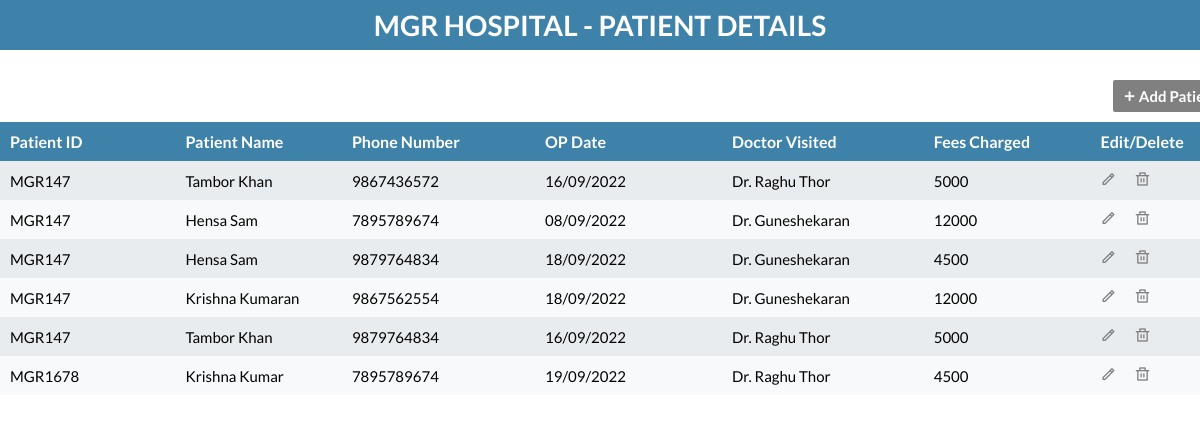
/pages/patient-details/index.php, run on the app's committed database.
### tables this page shows
CREATE TABLE `patient_details` (
  `serial_num` int(11) NOT NULL,
  `patient_id` varchar(15) NOT NULL,
  `patient_name` varchar(30) NOT NULL,
  `phone_number` varchar(15) NOT NULL,
  `op_date` varchar(10) NOT NULL,
  `doctor_visited` varchar(30) NOT NULL,
  `fees_charged` varchar(10) NOT NULL
);

### pages/patient-details/index.php (the view, shortened to what this page needs)
<?php
include 'header.php'; ?>
<div id="pd-add-bt"><a href="#add-details" id="button"><span>Add Patient Details</span></a></div>
<div id="pd-table">
	<table>
		<thead>
			<th>Patient ID</th>
			<th>Patient Name</th>
			<th>Phone Number</th>
			<th>OP Date</th>
			<th>Doctor Visited</th>
			<th>Fees Charged</th>
			<th>Edit/Delete</th>
		</thead>
		<tbody>
			<?php
			include('conn.php');
			$query = mysqli_query($conn, "select * from `patient_details`");
			while ($row = mysqli_fetch_array($query)) {
			?>
				<tr>
					<td><?php echo $row['patient_id']; ?></td>
					<td><?php echo $row['patient_name']; ?></td>
					<td><?php echo $row['phone_number']; ?></td>
					<td><?php echo $row['op_date']; ?></td>
					<td><?php echo $row['doctor_visited']; ?></td>
					<td><?php echo $row['fees_charged']; ?></td>
					<td>
						<a href="edit.php?id=<?php echo $row['serial_num']; ?>"><i class="ri ri-pencil-line" title="Edit"></i></a>
						<a href="delete.php?id=<?php echo $row['serial_num']; ?>"><i class="ri ri-delete-bin-line" title="Delete"></i></a>
					</td>
				</tr>
			<?php
			}
			?>
		</tbody>
	</table>
</div>
<?php include 'footer.php'; ?>

### pages/patient-details/header.php (shortened to what this page needs)
<!DOCTYPE html>
<html>
<head>
    <link href="https://cdn.jsdelivr.net/npm/remixicon@2.5.0/fonts/remixicon.css" rel="stylesheet">
    <link rel="stylesheet" href="http://localhost/mgrhospital/assets/scss/mgrhospital.css?<?php echo date("mdYhis") ?>">
</head>
<body>
<div id="pd-h"><h1>MGR HOSPITAL - PATIENT DETAILS</h1></div>
<div class="row"><div class="container">

### pages/patient-details/footer.php (shortened to what this page needs)
</div></div>
</body>
</html>

### assets/scss/mgrhospital.css (style rules this page uses)
html, body { position: relative; float: left; width: 100%; margin: 0; padding: 0; box-sizing: border-box; z-index: 1; }
html a, body a { text-decoration: none; }
html h1, html h2, html h3, html h4, html p, html div, html span, html a, body h1, body h2, body h3, body h4, body p, body div, body span, body a { margin: 0; padding: 0; overflow: hidden; box-sizing: border-box; z-index: 1; }
.row { position: relative; float: left; width: 100%; margin: 0; padding: 0; z-index: 1; }
.container { position: relative; padding: 0; width: 1280px; margin: 0 auto; z-index: 1; }
#pd-h { position: relative; float: left; width: 100%; margin: 0 0 30px; padding: 8px 0; text-align: center; background: #3e82aa; }
#pd-h h1 { font: 700 28px "Lato", sans-serif; color: #fff; }
#pd-add-bt { position: relative; float: left; width: 100%; margin: 0 0 10px; }
#pd-add-bt a { float: right; width: auto; padding: 6px 10px; font: 700 15px "Lato", sans-serif; color: #fff; background: #808080; border: 1px solid rgba(128, 128, 128, 0.1); border-radius: 2px; }
#pd-add-bt a span:before { content: "\ea13"; position: relative; top: 2px; right: 2px; font-family: "remixicon"; }
#pd-table { position: relative; float: left; width: 100%; }
#pd-table table { border-collapse: collapse; font-size: 18px; z-index: 2; }
#pd-table th, #pd-table td { padding: 10px 10px; text-align: left; font: 400 15px "Lato", sans-serif; }
#pd-table th .ri, #pd-table td .ri { margin: 0 15px 0 0; font-size: 16px; color: #808080; }
#pd-table thead th { background-color: #3e82aa; color: #fff; width: 3.571428571%; font: 700 16px "Lato", sans-serif; }
#pd-table tbody tr:nth-child(even) { background-color: #f8f9fa; }
#pd-table tbody tr:nth-child(odd) { background-color: #e9ecef; }

### data on the page
patient_details: patient "MGR147", patient_name "Tambor Khan", phone_number "9867436572", op_date "16/09/2022", doctor_visited "Dr. Raghu Thor", fees_charged "5000"
patient_details: patient "MGR147", patient_name "Hensa Sam", phone_number "7895789674", op_date "08/09/2022", doctor_visited "Dr. Guneshekaran", fees_charged "12000"
patient_details: patient "MGR147", patient_name "Hensa Sam", phone_number "9879764834", op_date "18/09/2022", doctor_visited "Dr. Guneshekaran", fees_charged "4500"
patient_details: patient "MGR147", patient_name "Krishna Kumaran", phone_number "9867562554", op_date "18/09/2022", doctor_visited "Dr. Guneshekaran", fees_charged "12000"
patient_details: patient "MGR147", patient_name "Tambor Khan", phone_number "9879764834", op_date "16/09/2022", doctor_visited "Dr. Raghu Thor", fees_charged "5000"
patient_details: patient "MGR1678", patient_name "Krishna Kumar", phone_number "7895789674", op_date "19/09/2022", doctor_visited "Dr. Raghu Thor", fees_charged "4500"
